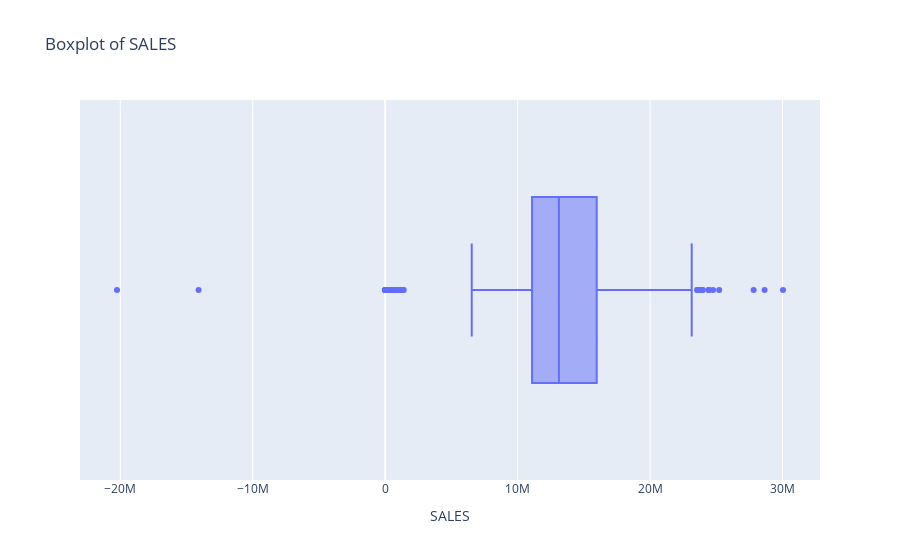

Here is the notebook cell this chart was saved with:
### Code cell
fig = px.box(sales_exploration, x='SALES', title='Boxplot of SALES', hover_data=['DATE', 'MONTH', 'WEEKDAY', 'DAY_OF_MONTH'])
fig.show()

### Figure 1 — Plotly figure (JSON) as saved in the notebook; plotly's stock layout.template omitted (floating-point values rounded to 4 significant figures; data arrays with more than 128 entries replaced by an {"elided": "..."} marker saying what was removed)
{"data": [{"alignmentgroup": "True", "customdata": {"elided": "1437x4 mixed values"}, "hovertemplate": "SALES=%{x}<br>DATE=%{customdata[0]}<br>MONTH=%{customdata[1]}<br>WEEKDAY=%{customdata[2]}<br>DAY_OF_MONTH=%{customdata[3]}<extra></extra>", "legendgroup": "", "marker": {"color": "#636efa"}, "name": "", "notched": false, "offsetgroup": "", "orientation": "h", "showlegend": false, "type": "box", "x": {"elided": "1437 float values"}, "x0": " ", "xaxis": "x", "y0": " ", "yaxis": "y"}], "layout": {"boxmode": "group", "legend": {"tracegroupgap": 0}, "title": {"text": "Boxplot of SALES"}, "xaxis": {"anchor": "y", "domain": [0, 1], "title": {"text": "SALES"}}, "yaxis": {"anchor": "x", "domain": [0, 1]}}}
